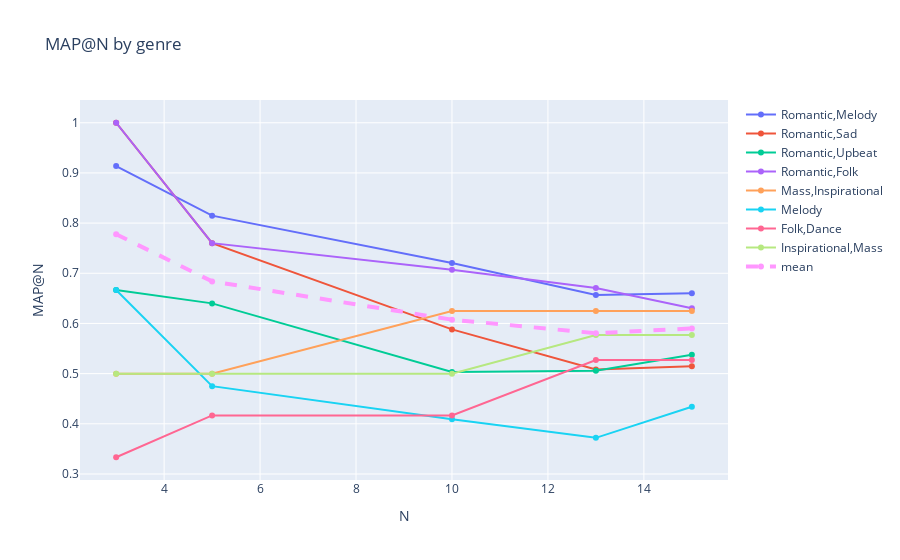

This figure's notebook cell:
### Markdown cell above
### Step 11: Compute mAP@N for each genre and for the whole dataset

### Code cell
numeric_columns = [f'@{N}' for N in N_range]

mAP_by_genre = df.groupby('genre')[numeric_columns].mean()
mAP_dataset = df[numeric_columns].mean().to_frame().rename(columns={0: 'mAP'})

print('Mean average precision for each genre: ')
print(mAP_by_genre)
print('Mean average precision for entire dataset: ')
print(mAP_dataset)

fig = go.Figure()
for genre in df['genre'].unique():
    fig.add_trace(go.Scatter(y=mAP_by_genre.loc[genre], x=N_range, mode='lines+markers', name=genre))
fig.add_trace(go.Scatter(y=mAP_dataset['mAP'], x=N_range, mode='lines+markers', name='mean', line=dict(width=4, dash='dash')))

fig.update_layout(title='MAP@N by genre', xaxis_title='N', yaxis_title='MAP@N')
fig.show()

### Figure 1 — Plotly figure (JSON) as saved in the notebook; plotly's stock layout.template omitted (floating-point values rounded to 4 significant figures)
{"data": [{"mode": "lines+markers", "name": "Romantic,Melody", "type": "scatter", "x": [3, 5, 10, 13, 15], "y": [0.9136, 0.8148, 0.7204, 0.6568, 0.6602]}, {"mode": "lines+markers", "name": "Romantic,Sad", "type": "scatter", "x": [3, 5, 10, 13, 15], "y": [1, 0.76, 0.5881, 0.5083, 0.5149]}, {"mode": "lines+markers", "name": "Romantic,Upbeat", "type": "scatter", "x": [3, 5, 10, 13, 15], "y": [0.6667, 0.64, 0.5032, 0.5056, 0.5375]}, {"mode": "lines+markers", "name": "Romantic,Folk", "type": "scatter", "x": [3, 5, 10, 13, 15], "y": [1, 0.76, 0.7068, 0.6708, 0.6302]}, {"mode": "lines+markers", "name": "Mass,Inspirational", "type": "scatter", "x": [3, 5, 10, 13, 15], "y": [0.5, 0.5, 0.625, 0.625, 0.625]}, {"mode": "lines+markers", "name": "Melody", "type": "scatter", "x": [3, 5, 10, 13, 15], "y": [0.6667, 0.475, 0.4092, 0.372, 0.4339]}, {"mode": "lines+markers", "name": "Folk,Dance", "type": "scatter", "x": [3, 5, 10, 13, 15], "y": [0.3333, 0.4167, 0.4167, 0.5271, 0.5271]}, {"mode": "lines+markers", "name": "Inspirational,Mass", "type": "scatter", "x": [3, 5, 10, 13, 15], "y": [0.5, 0.5, 0.5, 0.5769, 0.5769]}, {"line": {"dash": "dash", "width": 4}, "mode": "lines+markers", "name": "mean", "type": "scatter", "x": [3, 5, 10, 13, 15], "y": [0.7778, 0.6838, 0.6075, 0.5805, 0.59]}], "layout": {"title": {"text": "MAP@N by genre"}, "xaxis": {"title": {"text": "N"}}, "yaxis": {"title": {"text": "MAP@N"}}}}
